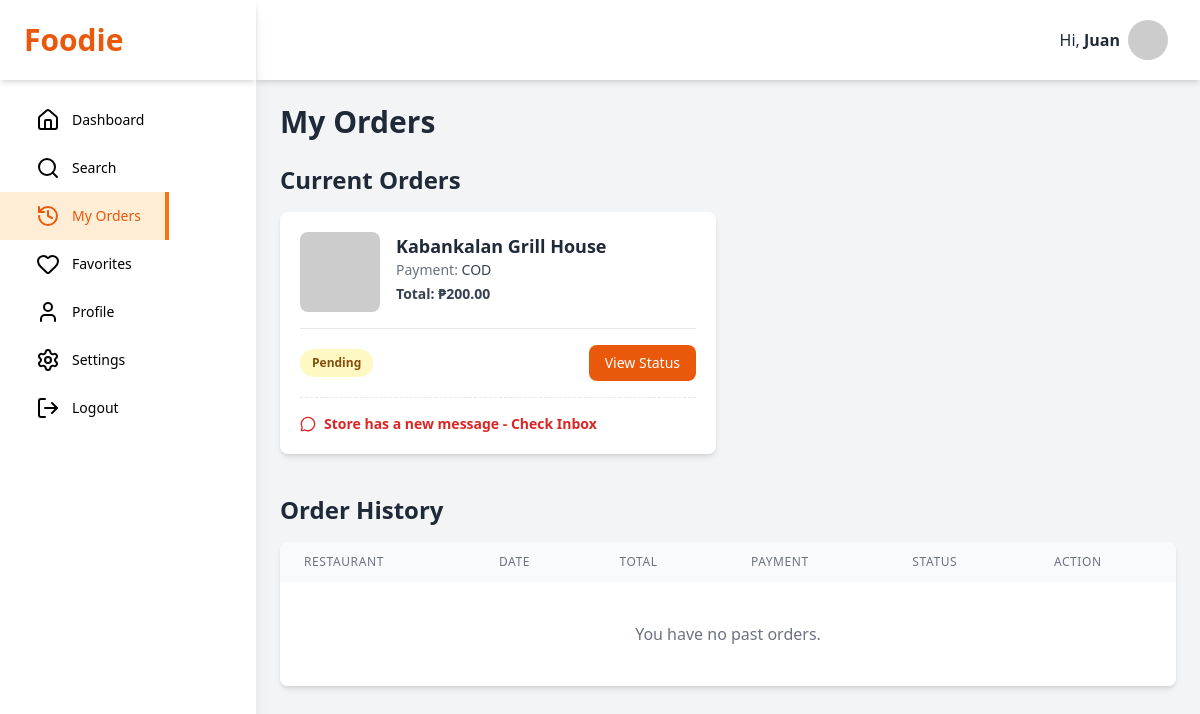
Screenshot of /orders.php (signed in) with the database file from the repository.
### tables this page shows
CREATE TABLE `orders` (
  `id` INT NOT NULL AUTO_INCREMENT,
  `group_order_id` VARCHAR(255) NULL DEFAULT NULL,
  `customer_id` INT NOT NULL,
  `restaurant_id` INT NOT NULL,
  `rider_id` INT DEFAULT NULL,  
  `delivery_address` VARCHAR(255) NOT NULL,
  `total_amount` DECIMAL(10, 2) NOT NULL,
  `status` ENUM('pending', 'preparing', 'out_for_delivery', 'delivered', 'cancelled') NOT NULL DEFAULT 'pending',
  `status_viewed_by_customer` BOOLEAN NOT NULL DEFAULT TRUE,
  `payment_method` VARCHAR(50) NOT NULL DEFAULT 'cod',
  `delivery_notes` TEXT DEFAULT NULL,
  `order_date` TIMESTAMP NOT NULL DEFAULT CURRENT_TIMESTAMP,
  PRIMARY KEY (`id`),
  FOREIGN KEY (`customer_id`) REFERENCES `users`(`id`) ON DELETE CASCADE,
  FOREIGN KEY (`restaurant_id`) REFERENCES `restaurants`(`id`) ON DELETE CASCADE,
  FOREIGN KEY (`rider_id`) REFERENCES `users`(`id`) ON DELETE SET NULL
);

CREATE TABLE `restaurants` (
  `id` INT NOT NULL AUTO_INCREMENT,
  `user_id` INT NOT NULL,  
  `name` VARCHAR(255) NOT NULL,
  `cuisine` VARCHAR(100) DEFAULT NULL,  
  `address` VARCHAR(255) NOT NULL,
  `city` VARCHAR(255) NULL DEFAULT NULL,
  `business_type` VARCHAR(100) NULL DEFAULT NULL,
  `details` TEXT NULL DEFAULT NULL,
  `business_permit_url` VARCHAR(255) NULL DEFAULT NULL,
  `latitude` DECIMAL(10, 8) NULL DEFAULT NULL,
  `longitude` DECIMAL(11, 8) NULL DEFAULT NULL,
  `banner_image_url` VARCHAR(255) DEFAULT NULL,
  `operating_hours` VARCHAR(100) DEFAULT NULL,  
  `is_open` BOOLEAN NOT NULL DEFAULT TRUE,
  `created_at` TIMESTAMP NOT NULL DEFAULT CURRENT_TIMESTAMP,
  PRIMARY KEY (`id`),
  FOREIGN KEY (`user_id`) REFERENCES `users`(`id`) ON DELETE CASCADE
);

### orders.php (the view, shortened to what this page needs)
<?php
$link = mysqli_connect(DB_HOST, DB_USER, DB_PASS, DB_NAME);
$customer_id = $_SESSION["id"];
$current_orders_sql = "
    SELECT
        o.id, r.name as restaurant_name, r.banner_image_url, o.order_date, o.total_amount, o.status, o.payment_method,
        r.user_id as store_owner_id,
        (SELECT COUNT(*) FROM messages m WHERE m.order_id = o.id AND m.receiver_id = ? AND m.is_read = 0) as unread_messages
    FROM orders o
    JOIN restaurants r ON o.restaurant_id = r.id
    WHERE o.customer_id = ? AND o.status IN ('pending', 'preparing', 'out_for_delivery')
    ORDER BY o.order_date DESC";
$current_orders = [];
if($stmt_current = mysqli_prepare($link, $current_orders_sql)){
    mysqli_stmt_bind_param($stmt_current, "ii", $customer_id, $customer_id);
    mysqli_stmt_execute($stmt_current);
    $current_orders = mysqli_fetch_all(mysqli_stmt_get_result($stmt_current), MYSQLI_ASSOC);
}
$history_orders_sql = "SELECT o.id, r.name as restaurant_name, o.order_date, o.total_amount, o.status, o.payment_method FROM orders o JOIN restaurants r ON o.restaurant_id = r.id WHERE o.customer_id = ? AND o.status IN ('delivered', 'cancelled') ORDER BY o.order_date DESC";
$history_orders = [];
if($stmt_history = mysqli_prepare($link, $history_orders_sql)){
    mysqli_stmt_bind_param($stmt_history, "i", $customer_id);
    mysqli_stmt_execute($stmt_history);
    $history_orders = mysqli_fetch_all(mysqli_stmt_get_result($stmt_history), MYSQLI_ASSOC);
}
?>
<!DOCTYPE html>
<html lang="en">
<head>
    <script src="https://cdn.tailwindcss.com"></script>
    <link rel="stylesheet" href="style.css">
</head>
<body class="bg-gray-100 font-sans">
    <div class="flex h-screen bg-gray-100">
        <?php require_once 'cdashboard_partial/sidebar.php'; ?>
        <div class="flex flex-col flex-1 overflow-y-auto">
            <?php require_once 'cdashboard_partial/header.php'; ?>
            <div class="p-4 md:p-6 pb-20 md:pb-6">
                <h1 class="text-3xl font-bold text-gray-800 mb-6">My Orders</h1>
                <div class="mb-10">
                    <h2 class="text-2xl font-bold text-gray-800 mb-4">Current Orders</h2>
                    <?php if (!empty($current_orders)): ?>
                        <div class="grid grid-cols-1 md:grid-cols-2 gap-6">
                            <?php foreach($current_orders as $order): ?>
                            <div class="bg-white p-5 rounded-lg shadow-md">
                                <div class="flex space-x-4 items-start">
                                    <img src="<?php echo htmlspecialchars($order['banner_image_url'] ?? 'https://placehold.co/100x100/F0F0F0/333?text=Restaurant'); ?>" alt="<?php echo htmlspecialchars($order['restaurant_name']); ?>" class="w-20 h-20 rounded-lg object-cover">
                                    <div class="flex-1">
                                        <p class="font-bold text-lg text-gray-800"><?php echo htmlspecialchars($order['restaurant_name']); ?></p>
                                        <p class="text-sm text-gray-500">Payment: <span class="font-medium text-gray-700"><?php echo strtoupper($order['payment_method']); ?></span></p>
                                        <p class="text-sm font-semibold text-gray-700 mt-1">Total: ₱<?php echo number_format($order['total_amount'], 2); ?></p>
                                    </div>
                                </div>
                                <div class="mt-4 pt-4 border-t flex justify-between items-center">
                                    <span class="px-3 py-1 inline-flex text-xs leading-5 font-semibold rounded-full
                                        <?php
                                            switch($order['status']) {
                                                case 'pending': echo 'bg-yellow-100 text-yellow-800'; break;
                                            }
                                        ?>
                                    ">
                                        <?php echo htmlspecialchars(ucfirst(str_replace('_', ' ', $order['status']))); ?>
                                    </span>
                                    <a href="track_order.php?id=<?php echo $order['id']; ?>" class="block px-4 py-2 text-sm font-medium text-white bg-orange-600 rounded-lg hover:bg-orange-700">View Status</a>
                                </div>
                                <?php if ($order['unread_messages'] > 0): ?>
                                <div class="mt-4 pt-4 border-t border-dashed">
                                    <a href="messages.php?order_id=<?php echo $order['id']; ?>&receiver_id=<?php echo $order['store_owner_id']; ?>" class="flex items-center text-sm font-semibold text-red-600 animate-pulse">
                                        <i data-lucide="message-circle" class="w-4 h-4 mr-2"></i>
                                        Store has a new message - Check Inbox
                                    </a>
                                </div>
                                <?php endif; ?>
                            </div>
                            <?php endforeach; ?>
                        </div>
                    <?php endif; ?>
                </div>
                <div>
                    <h2 class="text-2xl font-bold text-gray-800 mb-4">Order History</h2>
                    <div class="bg-white rounded-lg shadow-md overflow-x-auto">
                        <table class="min-w-full"><thead class="bg-gray-50"><tr><th class="px-6 py-3 text-left text-xs font-medium text-gray-500 uppercase tracking-wider">Restaurant</th><th class="px-6 py-3 text-left text-xs font-medium text-gray-500 uppercase tracking-wider">Date</th><th class="px-6 py-3 text-left text-xs font-medium text-gray-500 uppercase tracking-wider">Total</th><th class="px-6 py-3 text-left text-xs font-medium text-gray-500 uppercase tracking-wider">Payment</th><th class="px-6 py-3 text-left text-xs font-medium text-gray-500 uppercase tracking-wider">Status</th><th class="px-6 py-3 text-left text-xs font-medium text-gray-500 uppercase tracking-wider">Action</th></tr></thead>
                            <tbody class="bg-white divide-y divide-gray-200">
                                <?php if (!empty($history_orders)): foreach($history_orders as $order): ?>
                                <tr>
                                    <td class="px-6 py-4 whitespace-nowrap text-sm font-medium text-gray-900"><?php echo htmlspecialchars($order['restaurant_name']); ?></td>
                                    <td class="px-6 py-4 whitespace-nowrap text-sm text-gray-500"><?php echo date("M d, Y", strtotime($order['order_date'])); ?></td>
                                    <td class="px-6 py-4 whitespace-nowrap text-sm text-gray-500">₱<?php echo number_format($order['total_amount'], 2); ?></td>
                                    <td class="px-6 py-4 whitespace-nowrap text-sm font-medium text-gray-800"><?php echo strtoupper($order['payment_method']); ?></td>
                                    <td class="px-6 py-4 whitespace-nowrap"><span class="px-2 inline-flex text-xs leading-5 font-semibold rounded-full <?php echo $order['status'] === 'delivered' ? 'bg-green-100 text-green-800' : 'bg-red-100 text-red-800'; ?>"><?php echo htmlspecialchars(ucfirst($order['status'])); ?></span></td>
                                    <td class="px-6 py-4 whitespace-nowrap text-sm font-medium"><a href="#" class="text-orange-600 hover:text-orange-900 mr-3">Reorder</a><a href="track_order.php?id=<?php echo $order['id']; ?>" class="text-gray-500 hover:text-gray-800">View Receipt</a></td>
                                </tr>
                                <?php endforeach; else: ?>
                                    <tr><td colspan="6" class="text-center py-10 text-gray-500">You have no past orders.</td></tr>
                                <?php endif; ?>
                            </tbody>
                        </table>
                    </div>
                </div>
            </div>
        </div>
    </div>
</body>
</html>

### style.css (style rules this page uses)
body { font-family: 'Inter', sans-serif; }

### rows the page displays
orders: restaurant.name "Kabankalan Grill House", payment_method "COD", total_amount "200.00", status "Pending"

### other values shown
$first_name "Juan"
